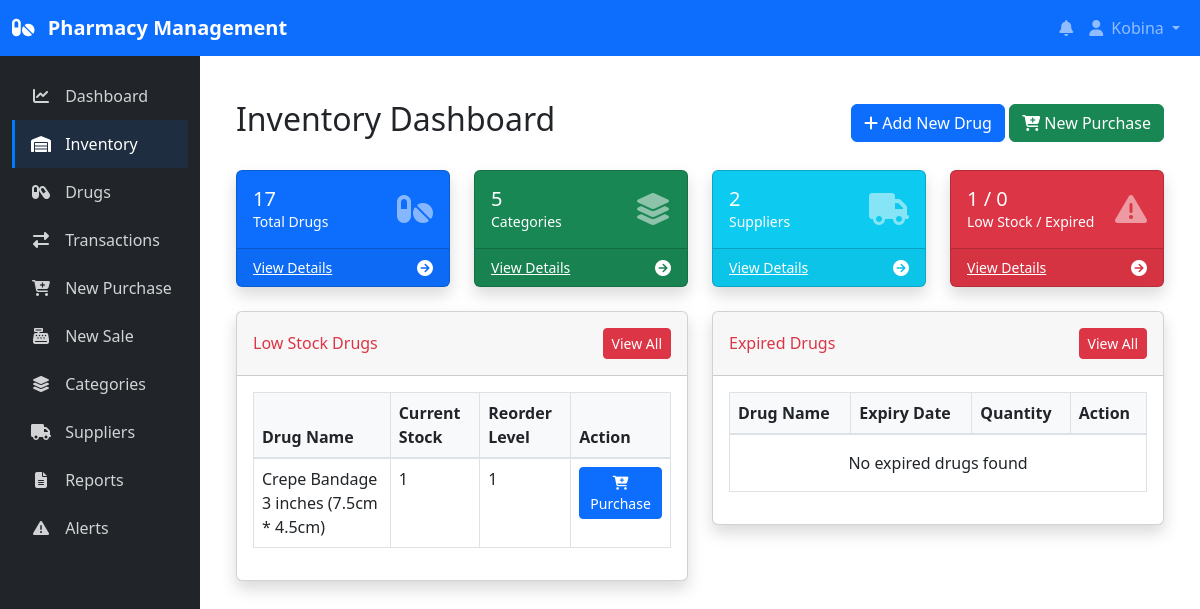
The page /inventory/ (signed in) on the database its author committed.
### inventory/models.py (models this page shows, shortened)
class Drug(models.Model):
    name = models.CharField(max_length=100)
    generic_name = models.CharField(max_length=100, blank=True, null=True)
    description = models.TextField(blank=True, null=True)
    category = models.ForeignKey(Category, on_delete=models.SET_NULL, null=True, related_name='drugs')
    supplier = models.ForeignKey(Supplier, on_delete=models.SET_NULL, null=True, related_name='drugs')
    unit_price = models.DecimalField(max_digits=10, decimal_places=2, validators=[MinValueValidator(0)])
    selling_price = models.DecimalField(max_digits=10, decimal_places=2, validators=[MinValueValidator(0)], editable=False)
    quantity_in_stock = models.PositiveIntegerField(default=0)
    reorder_level = models.PositiveIntegerField(default=10)
    expiry_date = models.DateField(blank=True, null=True)
    created_at = models.DateTimeField(auto_now_add=True)
    updated_at = models.DateTimeField(auto_now=True)

### inventory/views.py (the view)
# urls.py: path('', views.inventory_home, name='inventory_home'),
@login_required
def inventory_home(request):
    low_stock_drugs = Drug.objects.filter(quantity_in_stock__lte=F('reorder_level'))
    expired_drugs = Drug.objects.filter(expiry_date__lte=timezone.now().date())
    context = {
        'total_drugs': Drug.objects.count(),
        'total_categories': Category.objects.count(),
        'total_suppliers': Supplier.objects.count(),
        'low_stock_count': low_stock_drugs.count(),
        'expired_count': expired_drugs.count(),
        'low_stock_drugs': low_stock_drugs[:5],
        'expired_drugs': expired_drugs[:5],
    }
    return render(request, 'inventory/dashboard.html', context)

### inventory/templates/inventory/dashboard.html (shortened to what this page needs)
{% extends 'base.html' %}
{% block content %}
<div class="container-fluid py-4">
    <div class="d-flex justify-content-between align-items-center mb-4">
        <h1 class="h2">Inventory Dashboard</h1>
        <div>
            <a href="{% url 'drug_create' %}" class="btn btn-primary">
                <i class="fas fa-plus"></i> Add New Drug
            </a>
            <a href="{% url 'purchase_create' %}" class="btn btn-success">
                <i class="fas fa-cart-plus"></i> New Purchase
            </a>
        </div>
    </div>
    <div class="row">
        <div class="col-md-3 mb-4">
            <div class="card bg-primary text-white shadow card-dashboard">
                <div class="card-body">
                    <div class="d-flex justify-content-between align-items-center">
                        <div>
                            <h5 class="mb-0">{{ total_drugs }}</h5>
                            <div class="small">Total Drugs</div>
                        </div>
                        <div>
                            <i class="fas fa-pills fa-2x opacity-50"></i>
                        </div>
                    </div>
                </div>
                <div class="card-footer bg-primary-dark d-flex justify-content-between align-items-center">
                    <a href="{% url 'drug_list' %}" class="small text-white">View Details</a>
                    <i class="fas fa-arrow-circle-right"></i>
                </div>
            </div>
        </div>
        <div class="col-md-3 mb-4">
            <div class="card bg-success text-white shadow card-dashboard">
                <div class="card-body">
                    <div class="d-flex justify-content-between align-items-center">
                        <div>
                            <h5 class="mb-0">{{ total_categories }}</h5>
                            <div class="small">Categories</div>
                        </div>
                        <div>
                            <i class="fas fa-layer-group fa-2x opacity-50"></i>
                        </div>
                    </div>
                </div>
                <div class="card-footer bg-success-dark d-flex justify-content-between align-items-center">
                    <a href="{% url 'category_list' %}" class="small text-white">View Details</a>
                    <i class="fas fa-arrow-circle-right"></i>
                </div>
            </div>
        </div>
        <div class="col-md-3 mb-4">
            <div class="card bg-info text-white shadow card-dashboard">
                <div class="card-body">
                    <div class="d-flex justify-content-between align-items-center">
                        <div>
                            <h5 class="mb-0">{{ total_suppliers }}</h5>
                            <div class="small">Suppliers</div>
                        </div>
                        <div>
                            <i class="fas fa-truck fa-2x opacity-50"></i>
                        </div>
                    </div>
                </div>
                <div class="card-footer bg-info-dark d-flex justify-content-between align-items-center">
                    <a href="{% url 'supplier_list' %}" class="small text-white">View Details</a>
                    <i class="fas fa-arrow-circle-right"></i>
                </div>
            </div>
        </div>
        <div class="col-md-3 mb-4">
            <div class="card bg-danger text-white shadow card-dashboard">
                <div class="card-body">
                    <div class="d-flex justify-content-between align-items-center">
                        <div>
                            <h5 class="mb-0">{{ low_stock_count }} / {{ expired_count }}</h5>
                            <div class="small">Low Stock / Expired</div>
                        </div>
                        <div>
                            <i class="fas fa-exclamation-triangle fa-2x opacity-50"></i>
                        </div>
                    </div>
                </div>
                <div class="card-footer bg-danger-dark d-flex justify-content-between align-items-center">
                    <a href="{% url 'stock_alerts' %}" class="small text-white">View Details</a>
                    <i class="fas fa-arrow-circle-right"></i>
                </div>
            </div>
        </div>
    </div>
    <div class="row">
        <div class="col-lg-6 mb-4">
            <div class="card shadow">
                <div class="card-header py-3 d-flex justify-content-between align-items-center">
                    <h6 class="m-0 font-weight-bold text-danger">Low Stock Drugs</h6>
                    <a href="{% url 'stock_alerts' %}" class="btn btn-sm btn-danger">View All</a>
                </div>
                <div class="card-body">
                    <div class="table-responsive">
                        <table class="table table-bordered table-hover">
                            <thead>
                                <tr>
                                    <th>Drug Name</th>
                                    <th>Current Stock</th>
                                    <th>Reorder Level</th>
                                    <th>Action</th>
                                </tr>
                            </thead>
                            <tbody>
                                {% for drug in low_stock_drugs|slice:":5" %}
                                <tr>
                                    <td>{{ drug.name }}</td>
                                    <td>{{ drug.quantity_in_stock }}</td>
                                    <td>{{ drug.reorder_level }}</td>
                                    <td>
                                        <a href="{% url 'purchase_create' %}?drug={{ drug.id }}" class="btn btn-sm btn-primary">
                                            <i class="fas fa-cart-plus"></i> Purchase
                                        </a>
                                    </td>
                                </tr>
                                {% empty %}
                                <tr>
                                    <td colspan="4" class="text-center py-3">No low stock drugs found</td>
                                </tr>
                                {% endfor %}
                            </tbody>
                        </table>
                    </div>
                </div>
            </div>
        </div>
        <div class="col-lg-6 mb-4">
            <div class="card shadow">
                <div class="card-header py-3 d-flex justify-content-between align-items-center">
                    <h6 class="m-0 font-weight-bold text-danger">Expired Drugs</h6>
                    <a href="{% url 'stock_alerts' %}" class="btn btn-sm btn-danger">View All</a>
                </div>
                <div class="card-body">
                    <div class="table-responsive">
                        <table class="table table-bordered table-hover">
                            <thead>
                                <tr>
                                    <th>Drug Name</th>
                                    <th>Expiry Date</th>
                                    <th>Quantity</th>
                                    <th>Action</th>
                                </tr>
                            </thead>
                            <tbody>
                                {% for drug in expired_drugs|slice:":5" %}
                                <tr>
                                    <td>{{ drug.name }}</td>
                                    <td class="text-danger">{{ drug.expiry_date }}</td>
                                    <td>{{ drug.quantity_in_stock }}</td>
                                    <td>
                                        <a href="{% url 'adjustment_create' %}?drug={{ drug.id }}" class="btn btn-sm btn-warning">
                                            <i class="fas fa-edit"></i> Adjust
                                        </a>
                                    </td>
                                </tr>
                                {% empty %}
                                <tr>
                                    <td colspan="4" class="text-center py-3">No expired drugs found</td>
                                </tr>
                                {% endfor %}
                            </tbody>
                        </table>
                    </div>
                </div>
            </div>
        </div>
    </div>
</div>
{% endblock %}

### templates/base.html (shortened to what this page needs)
<!DOCTYPE html>
<html lang="en">
<head>
    <link href="https://cdn.jsdelivr.net/npm/bootstrap@5.2.3/dist/css/bootstrap.min.css" rel="stylesheet">
    <link rel="stylesheet" href="https://cdnjs.cloudflare.com/ajax/libs/font-awesome/6.1.1/css/all.min.css">
</head>
<body>
    <nav class="navbar navbar-expand-lg navbar-dark bg-primary">
        <div class="container-fluid">
            <a class="navbar-brand" href="{% url 'dashboard_home' %}">
                <i class="fas fa-pills me-2"></i> Pharmacy Management
            </a>
            <div class="collapse navbar-collapse" id="navbarNav">
                <ul class="navbar-nav ms-auto">
                    {% if user.is_authenticated %}
                        <li class="nav-item">
                            <a class="nav-link" href="{% url 'stock_alerts' %}">
                                <i class="fas fa-bell"></i>
                            </a>
                        </li>
                        <li class="nav-item dropdown">
                            <a class="nav-link dropdown-toggle" href="#" id="navbarDropdown" role="button" data-bs-toggle="dropdown">
                                <i class="fas fa-user me-1"></i> {{ user.username }}
                            </a>
                        </li>
                    {% else %}
                        <li class="nav-item">
                            <a class="nav-link" href="{% url 'login' %}">Login</a>
                        </li>
                    {% endif %}
                </ul>
            </div>
        </div>
    </nav>
    <div class="container-fluid">
        <div class="row">
            {% if user.is_authenticated %}
                <div class="col-md-3 col-lg-2 d-md-block bg-dark sidebar collapse">
                    <div class="position-sticky">
                        <ul class="nav flex-column mt-3">
                            <li class="nav-item">
                                <a class="nav-link {% if request.path == '/dashboard/' %}active{% endif %}"
                                   href="{% url 'dashboard_home' %}">
                                    <i class="fas fa-chart-line"></i> Dashboard
                                </a>
                            </li>
                            <li class="nav-item">
                                <a class="nav-link {% if '/inventory/' in request.path %}active{% endif %}"
                                   href="{% url 'inventory_home' %}">
                                    <i class="fas fa-warehouse"></i> Inventory
                                </a>
                            </li>
                            <li class="nav-item">
                                <a class="nav-link {% if '/drugs/' in request.path %}active{% endif %}"
                                   href="{% url 'drug_list' %}">
                                    <i class="fas fa-capsules"></i> Drugs
                                </a>
                            </li>
                            <li class="nav-item">
                                <a class="nav-link {% if '/transactions/' in request.path %}active{% endif %}"
                                   href="{% url 'transaction_list' %}">
                                    <i class="fas fa-exchange-alt"></i> Transactions
                                </a>
                            </li>
                            <li class="nav-item">
                                <a class="nav-link {% if '/purchase/create/' in request.path %}active{% endif %}"
                                   href="{% url 'purchase_create' %}">
                                    <i class="fas fa-cart-plus"></i> New Purchase
                                </a>
                            </li>
                            <li class="nav-item">
                                <a class="nav-link {% if '/sale/create/' in request.path %}active{% endif %}"
                                   href="{% url 'sale_create' %}">
                                    <i class="fas fa-cash-register"></i> New Sale
                                </a>
                            </li>
                            <li class="nav-item">
                                <a class="nav-link {% if '/categories/' in request.path %}active{% endif %}"
                                   href="{% url 'category_list' %}">
                                    <i class="fas fa-layer-group"></i> Categories
                                </a>
                            </li>
                            <li class="nav-item">
                                <a class="nav-link {% if '/suppliers/' in request.path %}active{% endif %}"
                                   href="{% url 'supplier_list' %}">
                                    <i class="fas fa-truck"></i> Suppliers
                                </a>
                            </li>
                            <li class="nav-item">
                                <a class="nav-link {% if '/reports/' in request.path %}active{% endif %}"
                                   href="{% url 'reports' %}">
                                    <i class="fas fa-file-alt"></i> Reports
                                </a>
                            </li>
                            <li class="nav-item">
                                <a class="nav-link {% if '/alerts/' in request.path %}active{% endif %}"
                                   href="{% url 'stock_alerts' %}">
                                    <i class="fas fa-exclamation-triangle"></i> Alerts
                                </a>
                            </li>
                        </ul>
                    </div>
                </div>
            {% endif %}
            <main class="col-md-9 ms-sm-auto col-lg-10 px-md-4 main-content">
                {% block content %}{% endblock %}
            </main>
        </div>
    </div>
</body>
</html>

### rows shown on the page
Drug: name "Crepe Bandage 3 inches (7.5cm * 4.5cm)", quantity_in_stock "1", reorder_level "1"

### other values the page prints
{{ user.username }} "Kobina"
{{ total_drugs }} "17"
{{ total_categories }} "5"
{{ total_suppliers }} "2"
{{ low_stock_count }} "1"
{{ expired_count }} "0"
